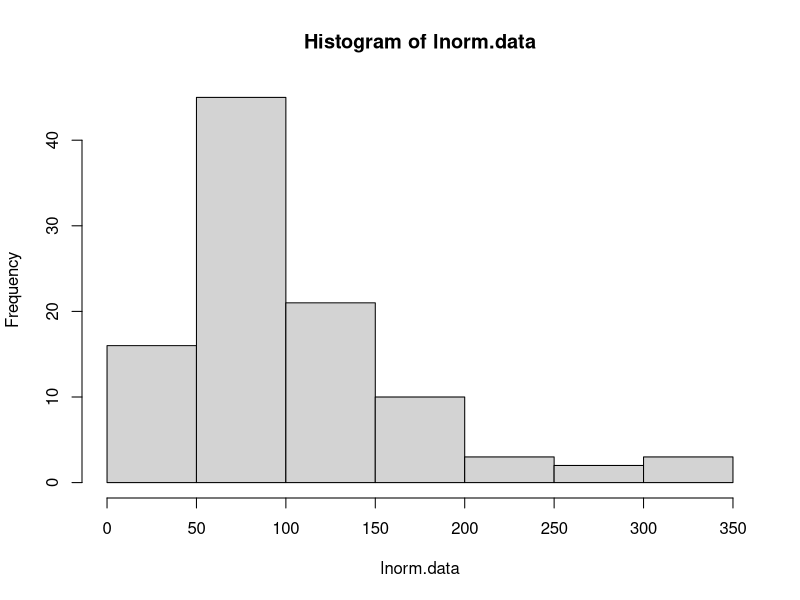
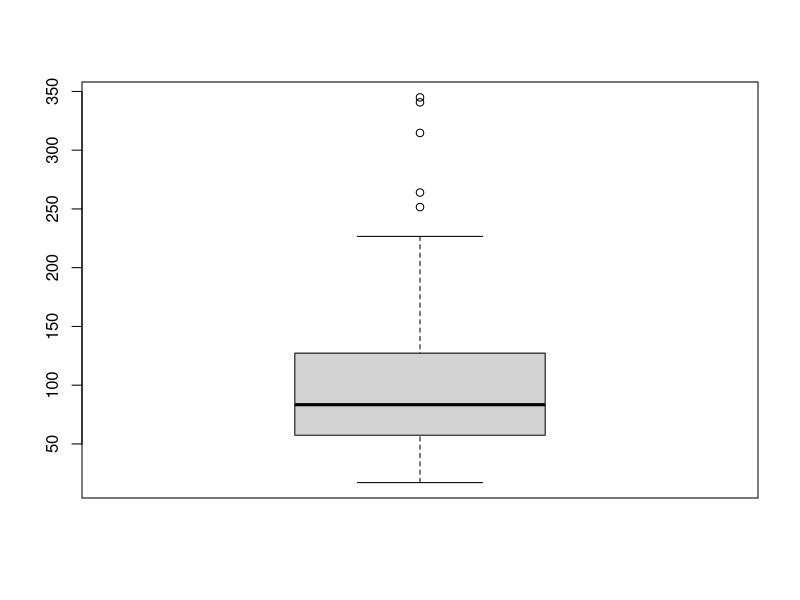
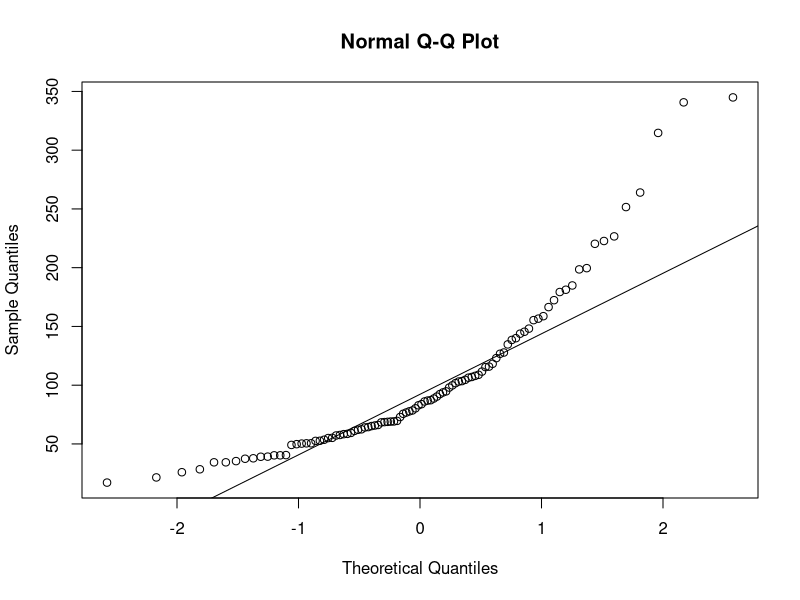
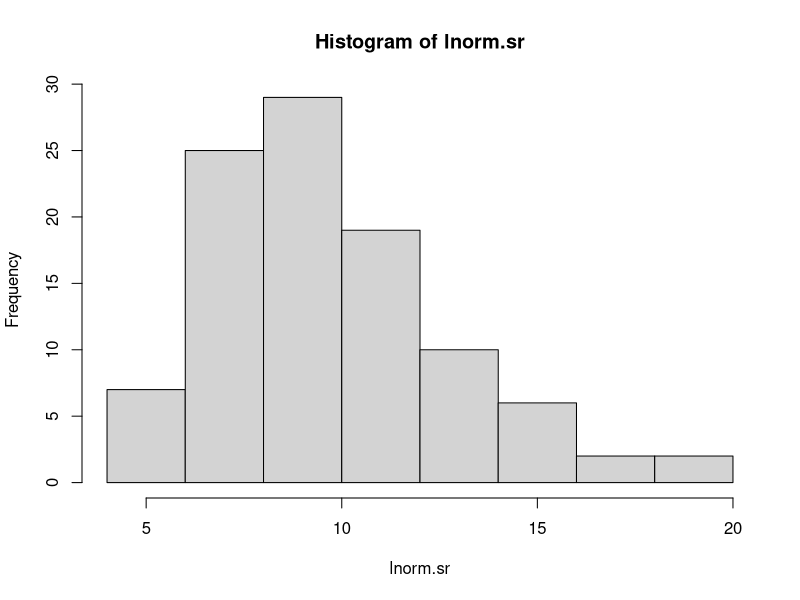
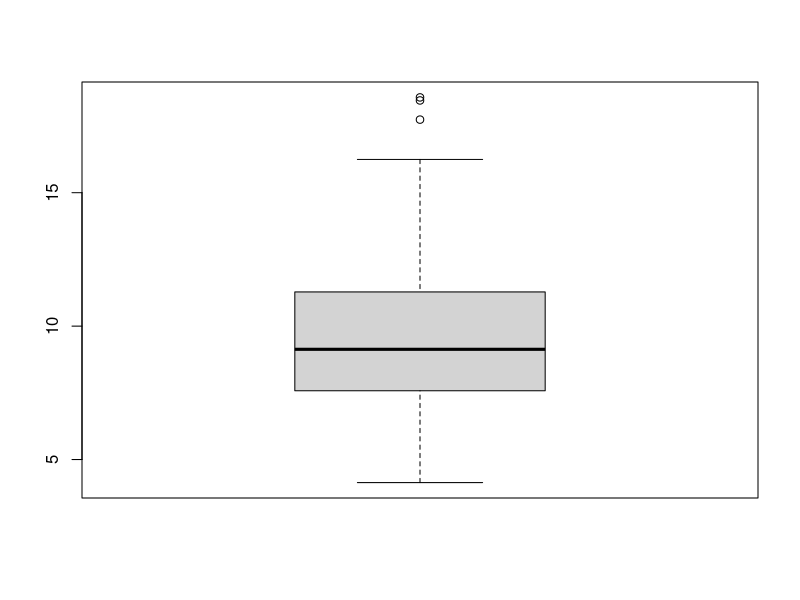
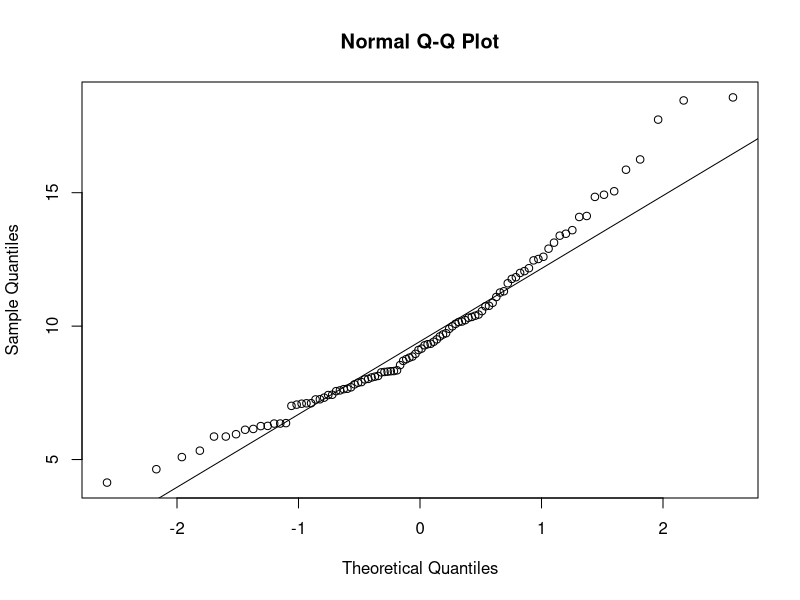
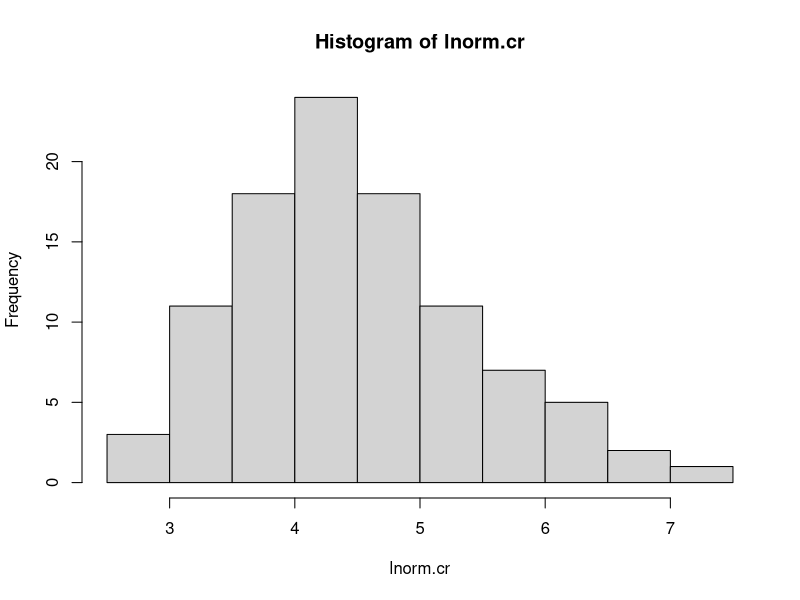
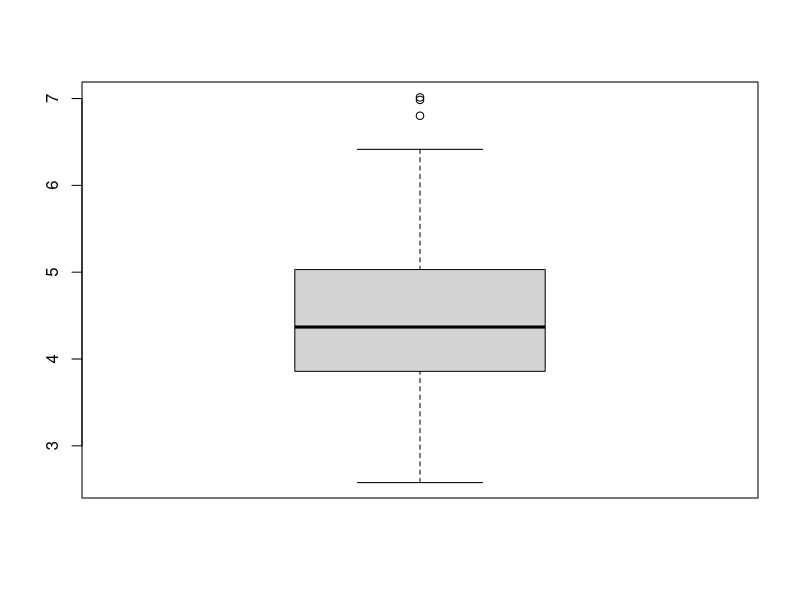

These figures' R source, in order:
### Illustrate transformations for continuous variables

# clear the workspace

rm(list=ls())
options(digits = 4)

# Strength of common transformations, from weakest to strongest:
#  square-root, cube-root, log, 1/y

# Create a sample of n = 100 from a log(normal) with mu = 100, sd = 75

set.seed(123)

mu       <- 100
sigma    <- 75
n        <- 100
location <- log(mu^2 / sqrt(sigma^2 + mu^2))
shape    <- sqrt(log(1 + (sigma^2 / mu^2)))

lnorm.data <- rlnorm(n, location, shape)

# plot sample data

hist(lnorm.data)
boxplot(lnorm.data)
qqnorm(lnorm.data)
qqline(lnorm.data)

# square-root transformation

lnorm.sr <- sqrt(lnorm.data)   # or lnorm.data^(1/2)
hist(lnorm.sr)
boxplot(lnorm.sr)
qqnorm(lnorm.sr)
qqline(lnorm.sr)

# cube-root transformation

lnorm.cr <- lnorm.data^(1/3)
hist(lnorm.cr)
boxplot(lnorm.cr)
qqnorm(lnorm.cr)
qqline(lnorm.cr)

# natural-log transformation

lnorm.log <- log(lnorm.data)
hist(lnorm.log)
boxplot(lnorm.log)
qqnorm(lnorm.log)
qqline(lnorm.log)

